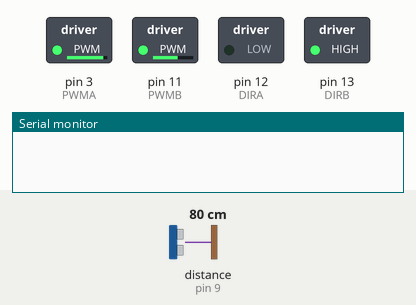
This sketch was run on a simulated Arduino Uno, built with avr-gcc and run on an emulated ATmega328P. Shown: switched loads named in the sketch (green lamp = pin HIGH), the last lines printed to the serial monitor. Wiring (inferred from the names in the program): ultrasonic range finder: trigger pin 8; echo pin 9. The inputs (shaded band) are chosen by the test bench; at power-on: distance to the obstacle (sensor on pin 9) 80 cm. The echo pulse lasts 58.3 µs per cm; pins used as bus, display or sensor lines are not drawn.

Above: at 1.2 s.
1.3 s: distance to the obstacle (sensor on pin 9) set to 12 cm
2.8 s: distance to the obstacle (sensor on pin 9) set to 9 cm
At 2.93 s:
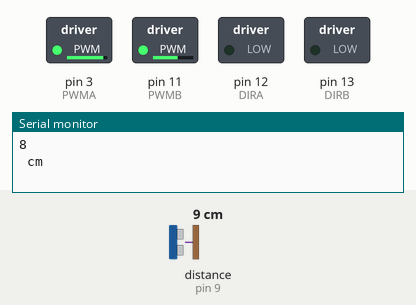
5.8 s: distance to the obstacle (sensor on pin 9) set to 18 cm
At 6.8 s:
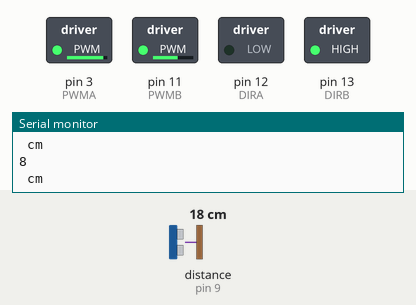
7.3 s: distance to the obstacle (sensor on pin 9) set to 2 cm
At 7.49 s:
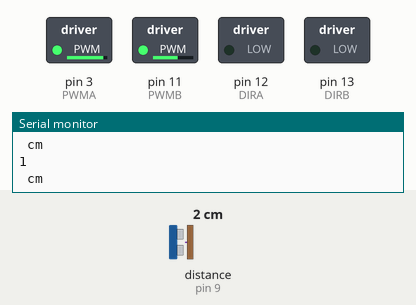
Timing chart, 0 to 10.3 s (numbered marks = the images above; inputs shaded):
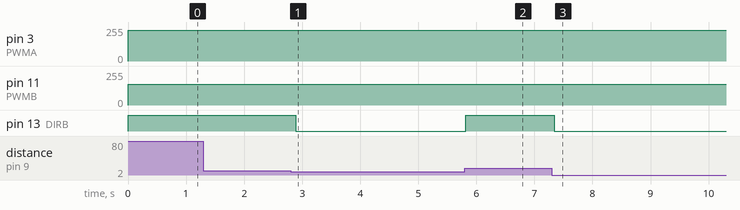

The sketch:

1108.ino
```cpp
// 회전 방향
#define CW  1   // clockwise
#define CCW 0   // counter-clockwise

  // 왼쪽, 오른쪽 바퀴
#define MOTOR_LEFT 0
#define MOTOR_RIGHT 1

 // motor POWER setting
#define DEFAULT_POWER 184

int sensorValue0 = 0; // variable to store the value coming from A0

 // 아두이노 PIN 설정
const byte PWMA = 3;      // PWM control (speed) for motor A
const byte PWMB = 11;     // PWM control (speed) for motor B
const byte DIRA = 12;     // Direction control for motor A
const byte DIRB = 13;     // Direction control for motor B
const unsigned int TRIG_PIN=8;
const unsigned int ECHO_PIN=9;

void setup()
{
  // initialization
   pinMode(TRIG_PIN, OUTPUT);
 pinMode(ECHO_PIN, INPUT);
  setupArdumoto();
  Serial.begin(9600);
}

void loop()
{
  digitalWrite(TRIG_PIN, LOW);
 delayMicroseconds(2);
 digitalWrite(TRIG_PIN, HIGH);
 delayMicroseconds(10);
 digitalWrite(TRIG_PIN, LOW);
 robotForward();
 const unsigned long duration= pulseIn(ECHO_PIN, HIGH);
int distance= duration/29/2;
if(distance<10){
  robotRight();
  Serial.println(distance);
   Serial.println(" cm");
  }
delay(100);
}
  // setupArdumoto initialize all pins
void setupArdumoto()
{
  // All pins should be setup as outputs:
  pinMode(PWMA, OUTPUT);
  pinMode(PWMB, OUTPUT);
  pinMode(DIRA, OUTPUT);
  pinMode(DIRB, OUTPUT);

  // Initialize all pins as low:
  digitalWrite(PWMA, LOW);
  digitalWrite(PWMB, LOW);
  digitalWrite(DIRA, LOW);
  digitalWrite(DIRB, LOW);
}


void driveArdumoto(byte motor, byte dir)
{
  if(motor == MOTOR_LEFT)
  {
    digitalWrite(DIRA, dir);
    analogWrite(PWMA, DEFAULT_POWER*1.25);
  }
  else if(motor == MOTOR_RIGHT)
  {
    digitalWrite(DIRB, dir);
    analogWrite(PWMB, DEFAULT_POWER*0.85);
  }
}

void driveArdumoto2(byte motor, byte dir)
{
  if(motor == MOTOR_LEFT)
  {
    digitalWrite(DIRA, dir);
    analogWrite(PWMA, DEFAULT_POWER*0);
  }
  else if(motor == MOTOR_RIGHT)
  {
    digitalWrite(DIRB, dir);
    analogWrite(PWMB, DEFAULT_POWER*0.95);
    analogWrite(PWMA, DEFAULT_POWER*0);
  }
}

void robotForward()
{
  driveArdumoto(MOTOR_LEFT, CCW);
  driveArdumoto(MOTOR_RIGHT, CW);
}

void robotBackward()
{
  driveArdumoto(MOTOR_LEFT, CW);
  driveArdumoto(MOTOR_RIGHT, CCW);
}

void robotRight()
{
  driveArdumoto(MOTOR_LEFT, CCW);
  driveArdumoto(MOTOR_RIGHT, CCW);
}

void robotLeft()
{
  driveArdumoto(MOTOR_LEFT, CW);
  driveArdumoto(MOTOR_RIGHT, CW);
}
//void robotRightBack()
//{
//  driveArdumoto(MOTOR_LEFT, CW);
//  driveArdumoto(MOTOR_RIGHT, CCW);
//}
```

Measured:
- the behaviour switches between 11 and 10 cm on distance to the obstacle (sensor on pin 9) (found by bisection; images 0 and 1)
- after the input at 1.3 s, every drawn part: stays the same
- after the input at 2.8 s, pin 13 (DIRB): HIGH → LOW after 0.09 s
- after the input at 5.8 s, pin 13 (DIRB): LOW → HIGH at once
- after the input at 7.3 s, pin 13 (DIRB): HIGH → LOW after 0.05 s
